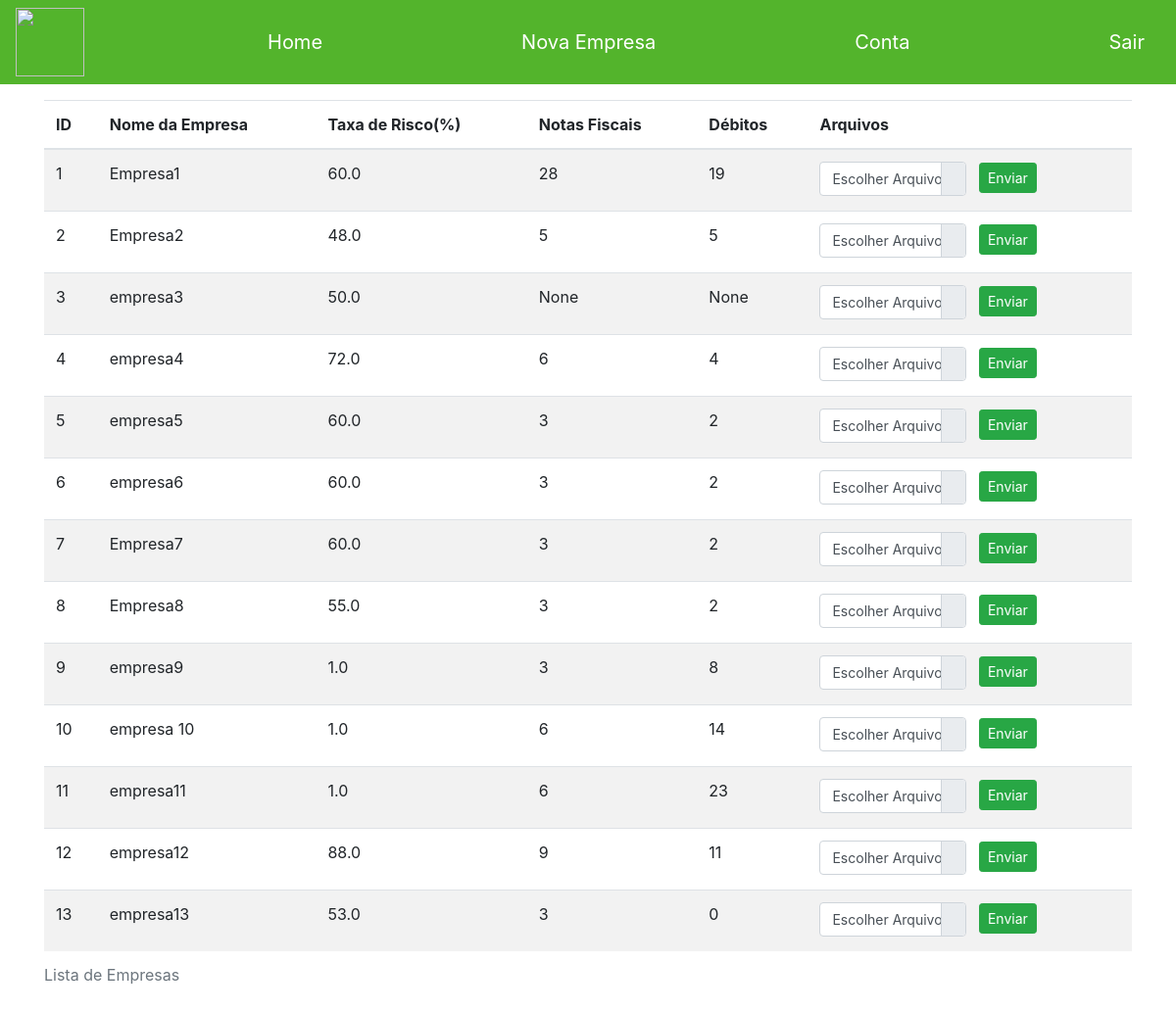
Before: /current_user (signed in) with the older database file.
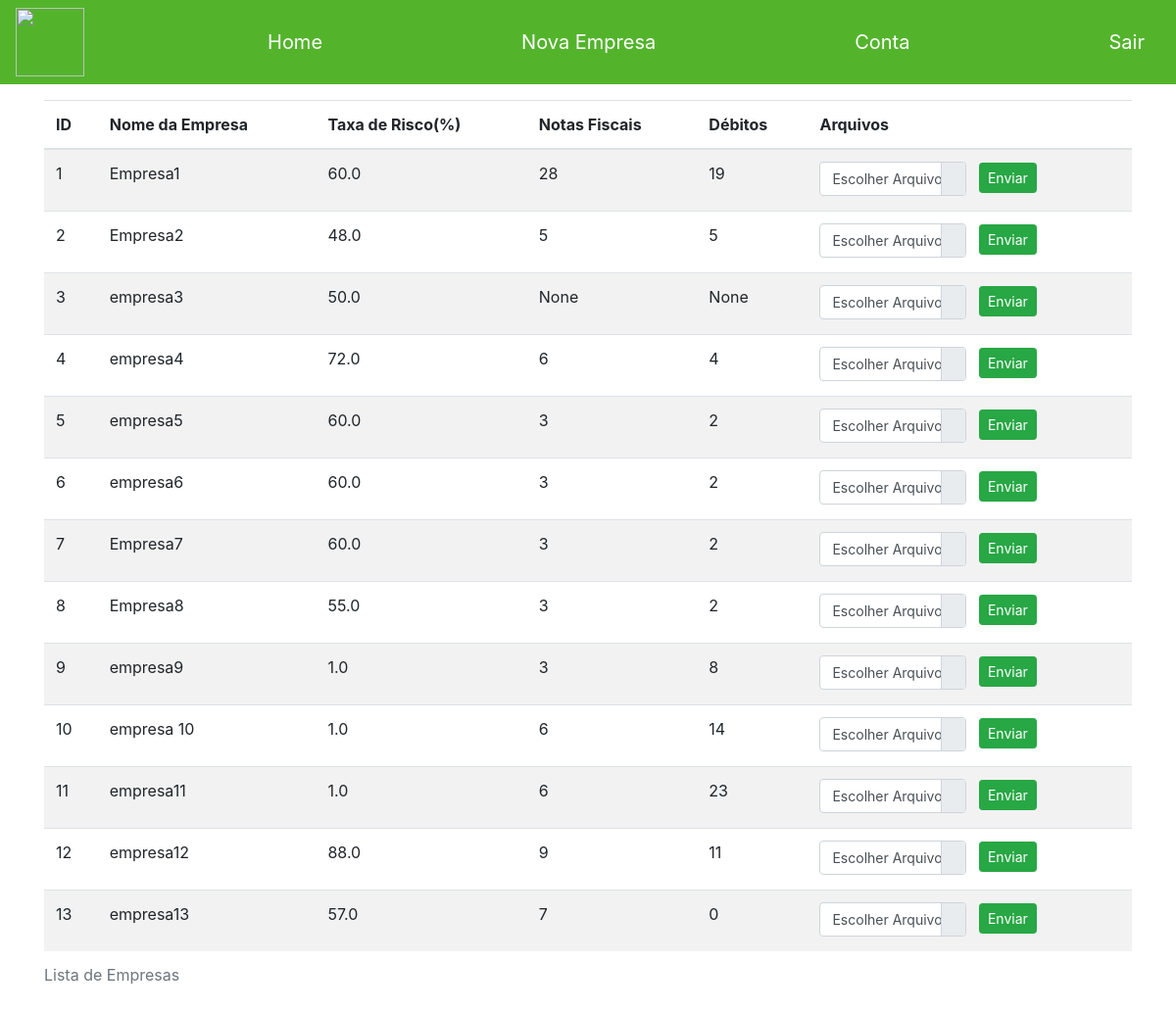
After: the same page with the newer database file.
### src/models/company.py (models this page shows, shortened)
class CompanyModel(database.Model):
    __tablename__ = "companies"
    id = database.Column(database.Integer, primary_key=True, autoincrement=True)
    company_name = database.Column(database.String(80), nullable=False, unique=True)
    risk_rating = database.Column(database.Float(precision=2), default=50)
    invoices = database.Column(database.Integer)
    debits = database.Column(database.Integer)

### src/routes.py (the view)
    @app.route("/current_user")
    @login_required
    def home():
        companies = CompanyModel.query.all()
        return render_template("home.html", companies=companies)

### app.py (called while the page is built)
@login_manager.user_loader
def current_user(user_id):
    return UserModel.query.get(user_id)

### templates/home.html (shortened to what this page needs)
{% extends "base.html" %}
{% block content %}
    <div class="mt-3">
        <table class="table table-striped">
            <caption>Lista de Empresas</caption>
            <thead>
            <tr>
                <th scope="col">ID</th>
                <th scope="col">Nome da Empresa</th>
                <th scope="col">Taxa de Risco(%)</th>
                <th scope="col">Notas Fiscais</th>
                <th scope="col">Débitos</th>
                <th scope="col">Arquivos</th>
            </tr>
            </thead>
            <tbody>
            {% for company in companies %}
                <tr>
                    <td>{{company.id}}</td>
                    <td>{{company.company_name}}</td>
                    <td>{{company.risk_rating}}</td>
                    <td>{{company.invoices}}</td>
                    <td>{{company.debits}}</td>
                    <td>
                        <form action="{{ url_for('send_file', id=company.id) }}" method="POST" enctype="multipart/form-data">
                            <div class="custom-file " style="max-width: 150px;">
                                <label class="custom-file-label text-left btn-sm" data-browse="">Escolher Arquivo</label>
                            </div>
                            <input type="submit" href="url_for('home')" class="btn btn-success btn-sm ml-2" value="Enviar">
                        </form>
                    </td>
                </tr>
            {% endfor %}
            </tbody>
        </table>
    </div>
{% endblock %}

### templates/base.html (shortened to what this page needs)
<!DOCTYPE html>
<html lang="pt-br">
    <head>
        <link rel="stylesheet" href="https://stackpath.bootstrapcdn.com/bootstrap/4.5.0/css/bootstrap.min.css">
    </head>
    <body>
        <nav class="navbar navbar-dark" style="background-color: #53b42c;">
            <a href="https://www.serasa.com.br/" target="_blank">
                <img src="https://www.serasa.com.br/lno/static-webfiles/logo/serasa-white.svg" width="70" height="70">
            </a>
            {% block navegation %}
                {% include 'components/navigation_bar.html' %}
            {% endblock %}
        </nav>
        <main class="container">
            {% block content %}
            {% endblock %}
        </main>
    </body>
</html>

### templates/components/navigation_bar.html
{% if not current_user.is_authenticated %}
        <div>
            <a class="navbar-brand" href="{{ url_for('login') }}">Login</a>
            <a class="navbar-brand" href="{{ url_for('register') }}">Registrar</a>
        </div>
    {% else %}
        <a class="navbar-brand" href="{{ url_for('home') }}">Home</a>
        <a class="navbar-brand" href="{{ url_for('form_add_company') }}">Nova Empresa</a>
        <a class="navbar-brand" href="{{ url_for('account') }}">Conta</a>
        <a class="navbar-brand" href="{{ url_for('logout') }}">Sair</a>
{% endif %}

Changed rows visible on the page:
changed CompanyModel "empresa13": risk_rating "53.0" → "57.0"; invoices "3" → "7"
